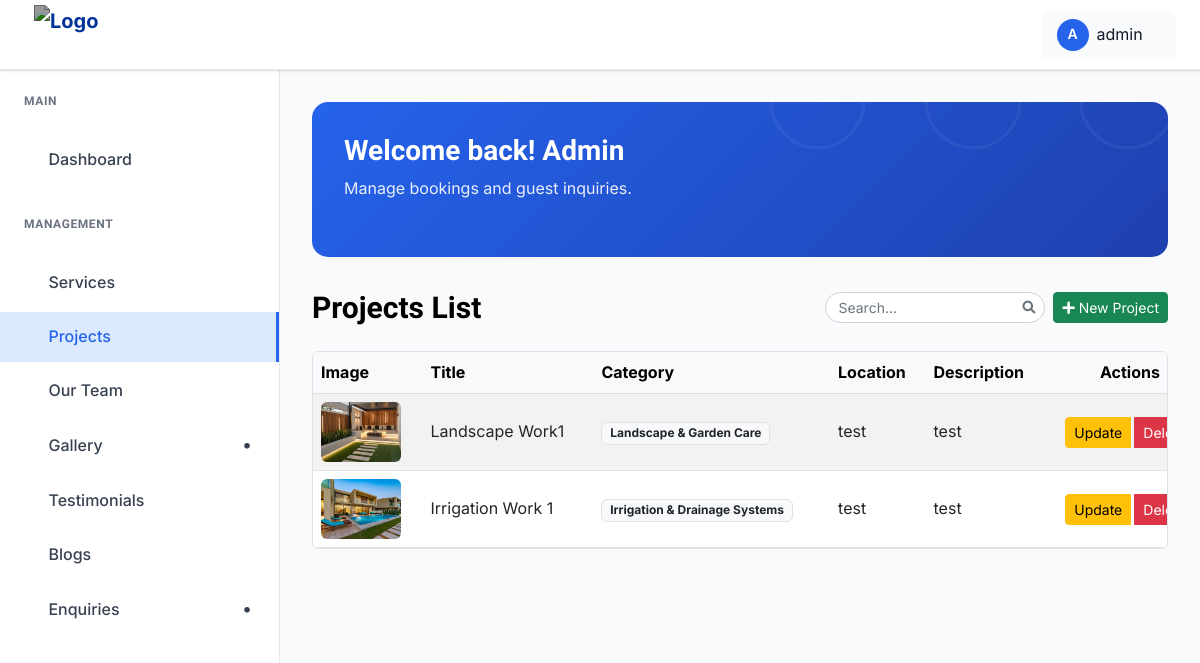
The page /dashboard/projects/ (signed in) on the database as committed earlier.
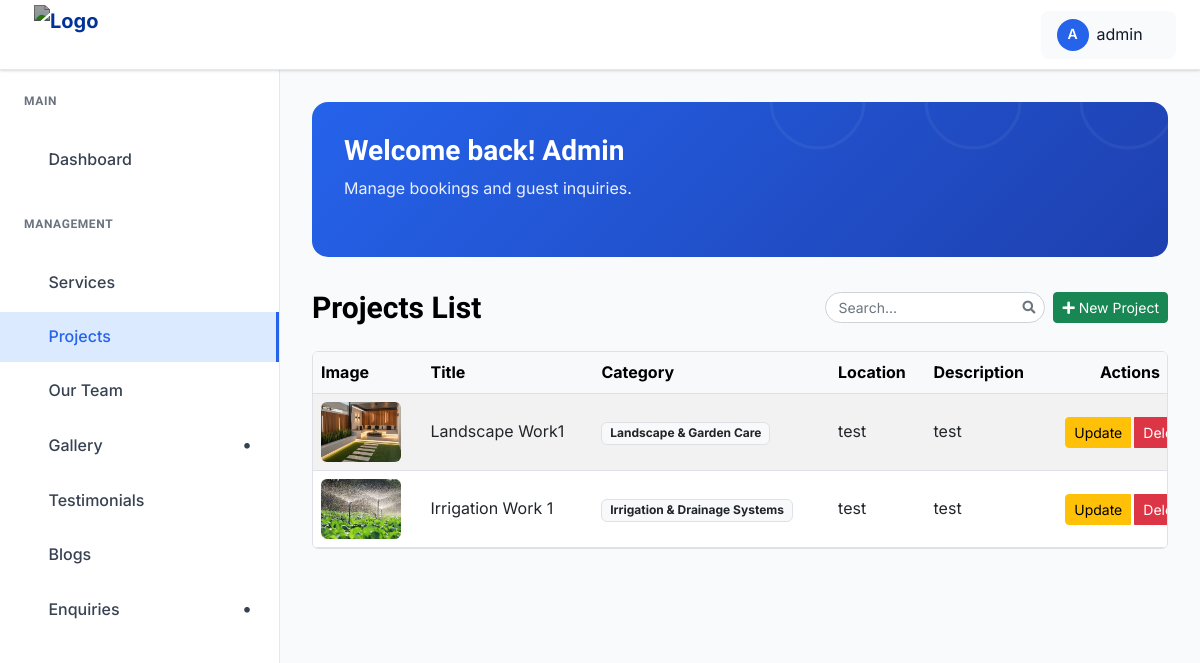
The same page on the database as committed later.
### growscape_app/models.py (models this page shows, shortened)
class Project(models.Model):
    title = models.CharField(max_length=200)
    service_category = models.ForeignKey(
        Service,
        on_delete=models.SET_NULL,
        null=True,
        related_name='projects',
        help_text="Select which service category this project belongs to."
    )
    image = models.ImageField(upload_to='projects/')
    location = models.CharField(max_length=100, blank=True, help_text="e.g. Dubai Hills")
    description = models.TextField(blank=True, help_text="Description of work done.")
    created_at = models.DateTimeField(auto_now_add=True)

class Service(models.Model):
    name = models.CharField(max_length=200)
    slug = models.SlugField(unique=True, blank=True)
    full_description = models.TextField(blank=True, help_text="Detailed explanation of the service.")
    features_list = models.TextField(
        help_text="Enter the bullet points from the brochure here, separated by commas or new lines."
    )
    cover_image = models.ImageField(upload_to='services/', blank=True, null=True)

### growscape_app/views.py (the view)
# urls.py: path("dashboard/projects/", views.project_list, name="project_list"),
@login_required(login_url="admin_login")
def project_list(request):
    projects_qs = Project.objects.all().order_by("-created_at")
    paginator = Paginator(projects_qs, 9)
    page_number = request.GET.get("page")
    projects = paginator.get_page(page_number)
    return render(request, "admin_pages/project_list.html", {
        "projects": projects,
        "all_services": Service.objects.all()
    })

### growscape_app/context_processors.py (called while the page is built)
def nav_data(request):
    return {
        'nav_services': Service.objects.all()[:6],
        'nav_blogs': Blog.objects.all()[:4],
    }

### templates/admin_pages/project_list.html (shortened to what this page needs)
{% extends "admin_pages/base.html" %}
{% load static %}
{% block content %}
<div class="dashboard__form__wraper">
    <div class="create__course__title mb-4 d-flex flex-wrap justify-content-between align-items-center gap-2">
        <h4 class="mb-0">Projects List</h4>
        <div class="d-flex align-items-center gap-2 ms-auto">
            <div class="search-box">
                <input type="text" id="projectSearchInput" class="form-control form-control-sm" placeholder="Search...">
            </div>
        </div>
        <a href="{% url 'project_create' %}" class="btn btn-success btn-sm">
            <i class="fas fa-plus"></i> New Project
        </a>
    </div>
    <div class="custom-table-container">
        <table class="table table-striped table-hover align-middle">
            <thead class="table-light">
                <tr>
                    <th>Image</th>
                    <th>Title</th>
                    <th>Category</th>
                    <th>Location</th>
                    <th>Description</th>
                    <th class="text-center">Actions</th>
                </tr>
            </thead>
            <tbody>
                {% for project in projects %}
                <tr>
                    <td>
                        {% if project.image %}
                            <img src="{{ project.image.url }}" alt="{{ project.title }}" width="80" height="60" style="object-fit:cover;" class="rounded">
                        {% else %}
                            <img src="https://via.placeholder.com/80x60?text=No+Image" width="80" height="60" class="rounded">
                        {% endif %}
                    </td>
                    <td>{{ project.title }}</td>
                    <td>
                        <span class="badge bg-light text-dark border">
                            {{ project.service_category.name|default:"Uncategorized" }}
                        </span>
                    </td>
                    <td>{{ project.location|default:"-" }}</td>
                    <td>{{ project.description|striptags|truncatechars:30 }}</td>
                    <td class="text-center">
                        <div class="btn-group">
                            <button class="btn btn-sm btn-warning me-1" data-bs-toggle="modal" data-bs-target="#updateProjectModal{{ project.id }}">Update</button>
                            <button class="btn btn-sm btn-danger" data-bs-toggle="modal" data-bs-target="#deleteProjectModal{{ project.id }}">Delete</button>
                        </div>
                    </td>
                </tr>
                {% empty %}
                <tr>
                    <td colspan="6" class="text-center py-4 text-muted">No projects found. <a href="{% url 'project_create' %}">Add your first project</a></td>
                </tr>
                {% endfor %}
            </tbody>
        </table>
    </div>
</div>
{% endblock %}

Rows that differ between the two databases and show on the page:
changed Project "Irrigation Work 1": image: a different picture
